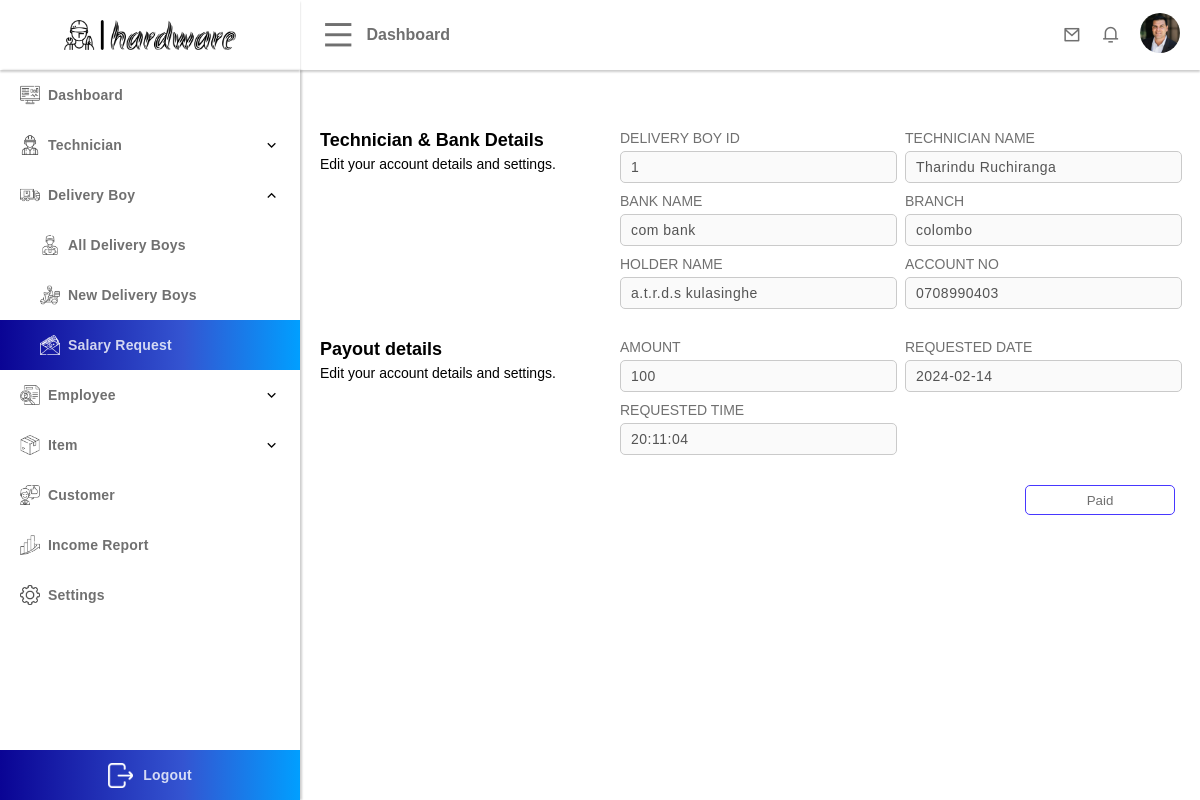
Screenshot of /public/admin/delivery-boy-salary-request-view.php?payment_id=2 (signed in) with the database file from the repository.
### tables this page shows
CREATE TABLE `user` (
  `user_id` int(50) NOT NULL,
  `first_name` varchar(100) NOT NULL,
  `last_name` varchar(100) NOT NULL,
  `email` varchar(200) NOT NULL,
  `phone_number` varchar(50) NOT NULL,
  `dob` varchar(255) NOT NULL,
  `house_no` varchar(50) NOT NULL,
  `state` varchar(50) NOT NULL,
  `city` varchar(50) NOT NULL,
  `account_type` varchar(50) NOT NULL,
  `profile_url` varchar(255) DEFAULT NULL,
  `password` varchar(255) NOT NULL,
  `security_question` int(11) DEFAULT NULL,
  `question_answer` varchar(255) DEFAULT NULL,
  `status` varchar(50) DEFAULT NULL,
  `activation_code` varchar(100) DEFAULT NULL,
  `latitude` varchar(50) DEFAULT NULL,
  `longitude` varchar(50) DEFAULT NULL
);

CREATE TABLE `delivery_boy` (
  `delivery_boy_id` int(50) NOT NULL,
  `user_id` int(50) NOT NULL,
  `nic_number` varchar(50) NOT NULL,
  `nic_image_url` varchar(255) NOT NULL,
  `vehicle_type` varchar(255) NOT NULL,
  `status` varchar(50) NOT NULL,
  `vehicle_number` varchar(50) NOT NULL,
  `vehicle_model` varchar(50) NOT NULL,
  `balance` double NOT NULL
);

CREATE TABLE `bank_details` (
  `bank_details_id` int(11) NOT NULL,
  `user_id` int(11) NOT NULL,
  `bank_name` varchar(255) NOT NULL,
  `branch` varchar(255) NOT NULL,
  `holder_name` varchar(255) NOT NULL,
  `account_no` varchar(255) NOT NULL
);

CREATE TABLE `payment` (
  `payment_id` int(11) NOT NULL,
  `user_id` int(11) NOT NULL,
  `date` date NOT NULL,
  `time` time NOT NULL,
  `amount` double NOT NULL,
  `status` varchar(100) NOT NULL
);

### template/user-data.php (called while the page is built, shortened)
<?php
if (isset($_SESSION['id'])) {
    if (!empty($_SESSION['id'])) {
        $user_user_id = $_SESSION['id'];
        $selectUserEmailQuery = "SELECT * FROM `user` WHERE `user_id`= '$user_user_id'";
        $resultUserEmail = $conn->query($selectUserEmailQuery);
        if ($resultUserEmail->num_rows > 0) {
            $userData = $resultUserEmail->fetch_assoc();
            $user_profile_url = $userData['profile_url'];
        }
    }
}

### public/admin/delivery-boy-salary-request-view.php (the view, shortened to what this page needs)
<?php
include "../../config/database.php";
include "../../template/user-data.php";
$payment_id = $_GET['payment_id'];
$first_name = $last_name =  $user_id = "";
$bank_details_id = $bank_name =  $branch = $holder_name = $account_no = "";
$delivery_boy_id = $date = $time =  $amount = "";
$selectQuery = "SELECT * FROM `payment` WHERE `payment_id` = '$payment_id' AND `status` = 'pending'";
$result = $conn->query($selectQuery);
if ($result->num_rows > 0) {
    $row = $result->fetch_assoc();
    $user_id = $row['user_id'];
    $date = $row['date'];
    $time = $row['time'];
    $amount = $row['amount'];
} else {
    header('location: delivery-boy-salary-request.php');
}
$selectUserQuery = "SELECT * FROM `user` WHERE `user_id` = $user_id";
$result = $conn->query($selectUserQuery);
if ($result->num_rows > 0) {
    $row = $result->fetch_assoc();
    $first_name = $row['first_name'];
    $last_name = $row['last_name'];
} else {
    header('location: delivery-boy-salary-request.php');
}
$selectBankQuery = "SELECT * FROM `bank_details` WHERE `user_id` = '$user_id'";
$result = $conn->query($selectBankQuery);
if ($result->num_rows > 0) {
    $row = $result->fetch_assoc();
    $bank_name = $row['bank_name'];
    $branch = $row['branch'];
    $holder_name = $row['holder_name'];
    $account_no = $row['account_no'];
}
$selectBankQuery = "SELECT * FROM `delivery_boy` WHERE `user_id` = '$user_id'";
$result = $conn->query($selectBankQuery);
if ($result->num_rows > 0) {
    $row = $result->fetch_assoc();
    $delivery_boy_id = $row['delivery_boy_id'];
}
?>
<!DOCTYPE html>
<html lang="en">
<head>
    <link rel="stylesheet" href="../assets/css/style.css">
    <link rel="stylesheet" href="../assets/css/dashboard-menu.css">
    <link rel="stylesheet" href="../assets/css/dashboard-nav.css">
    <link rel="stylesheet" href="../assets/css/dashboard-technician.css">
    <link rel="stylesheet" href="../assets/css/button.css">
    <link rel="stylesheet" href="../assets/css/card.css">
    <link rel="stylesheet" href="../assets/css/search.css">
    <link rel="stylesheet" href="../assets/css/input.css">
    <link rel="stylesheet" href="../assets/css/dashboard-profile.css">
    <link href="https://cdn.jsdelivr.net/npm/remixicon@4.0.0/fonts/remixicon.css" rel="stylesheet" />
</head>
<body>
    <div class="container">
        <?php
        include "../../template/dashboard-nav.php";
        ?>
        <aside class="active aside">
            <div class="menu">
            <?php
                include "../../template/dashboard-menu.php";
                ?>
                <div class="menu-content">
                    <div class="menu-links">
                        <div class="menu-link-button ">
                            <a href="./index.php">
                                <p><img src="../assets/images/ui/dashboard.png" alt="">Dashboard</p>
                            </a>
                        </div>
                        <div class="menu-link-button-2">
                            <div class="menu-link-button">
                                <p><img src="../assets/images/ui/booking.png" alt="">Technician</p>
                                <i class="ri-arrow-down-s-line"></i>
                            </div>
                        </div>
                        <div class="menu-link-button-2 active">
                            <div class="menu-link-button">
                                <p><img src="../assets/images/ui/delivery-boy.png" alt="">Delivery Boy</p>
                                <i class="ri-arrow-up-s-line"></i>
                            </div>
                            <div class="menu-hidden-list">
                                <div class="menu-link-button menu-hidden-button">
                                    <a href="./delivery-boys.php">
                                        <p><img src="../assets/images/ui/Courier.png" alt="">All Delivery Boys</p>
                                    </a>
                                </div>
                                <div class="menu-link-button menu-hidden-button">
                                    <a href="./new-delivery-boy.php">
                                        <p><img src="../assets/images/ui/new delivery boy.png" alt="">New Delivery Boys</p>
                                    </a>
                                </div>
                                <div class="menu-link-button menu-hidden-button active">
                                    <a href="./delivery-boy-salary-request.php">
                                        <p><img src="../assets/images/ui/salary-request.png" alt="">Salary Request</p>
                                    </a>
                                </div>
                            </div>
                        </div>
                        <div class="menu-link-button-2">
                            <div class="menu-link-button">
                                <p><img src="../assets/images/ui/employee.png" alt="">Employee</p>
                                <i class="ri-arrow-down-s-line"></i>
                            </div>
                        </div>
                        <div class="menu-link-button-2">
                            <div class="menu-link-button">
                                <p><img src="../assets/images/ui/item.png" alt="">Item</p>
                                <i class="ri-arrow-down-s-line"></i>
                            </div>
                        </div>
                        <div class="menu-link-button">
                            <a href="./customers.php">
                                <p><img src="../assets/images/ui/customer.png" alt="">Customer</p>
                            </a>
                        </div>
                        <div class="menu-link-button">
                            <a href="./income.php">
                                <p><img src="../assets/images/ui/income.png" alt="">Income Report</p>
                            </a>
                        </div>
                        <div class="menu-link-button">
                            <a href="./settings.php">
                                <p><img src="../assets/images/ui/Settings.png" alt="">Settings</p>
                            </a>
                        </div>
                    </div>
                    <div class="menu-logout">
                        <a href="../logout.php">
                            <p><img src="../assets/images/ui/Exit.png" alt="">Logout</p>
                        </a>
                    </div>
                </div>
            </div>
        </aside>
        <section class="active section">
            <div class="content">
                <form class="profile" method="POST">
                    <div class="profile-content">
                        <div class="profile-content-1">
                            <h1>Technician & Bank Details</h1>
                            <p>Edit your account details and settings.</p>
                        </div>
                        <div class="profile-content-2">
                            <div class="input-content">
                                <div class="input-two-content">
                                    <div class="input-two-content-1">
                                        <p>DELIVERY BOY ID</p>
                                        <input type="text" name="" disabled value="<?php echo $delivery_boy_id ?>">
                                    </div>
                                    <div class="input-two-content-2">
                                        <p>TECHNICIAN NAME</p>
                                        <input type="text" name="" disabled value="<?php echo $first_name . " " . $last_name ?>">
                                    </div>
                                </div>
                                <div class="input-two-content">
                                    <div class="input-two-content-1">
                                        <p>BANK NAME</p>
                                        <input type="text" name="" disabled value="<?php echo $bank_name ?>">
                                    </div>
                                    <div class="input-two-content-2">
                                        <p>BRANCH</p>
                                        <input type="text" name="" disabled value="<?php echo $branch ?>">
                                    </div>
                                </div>
                                <div class="input-two-content">
                                    <div class="input-two-content-1">
                                        <p>HOLDER NAME</p>
                                        <input type="text" name="" disabled value="<?php echo $holder_name ?>">
                                    </div>
                                    <div class="input-two-content-2">
                                        <p>ACCOUNT NO</p>
                                        <input type="text" name="" disabled value="<?php echo $account_no ?>">
                                    </div>
                                </div>
                            </div>
                        </div>
                    </div>
                    <div class="profile-content margin-top-20">
                        <div class="profile-content-1">
                            <h1>Payout details</h1>
                            <p>Edit your account details and settings.</p>
                        </div>
                        <div class="profile-content-2">
                            <div class="input-content">
                                <div class="input-two-content">
                                    <div class="input-two-content-1">
                                        <p>AMOUNT</p>
                                        <input type="text" name="" disabled value="<?php echo $amount ?>">
                                    </div>
                                    <div class="input-two-content-2">
                                        <p>REQUESTED DATE</p>
                                        <input type="text" name="" disabled value="<?php echo $date ?>">
                                    </div>
                                </div>
                                <div class="input-two-content">
                                    <div class="input-two-content-1">
                                        <p>REQUESTED TIME</p>
                                        <input type="text" name="" disabled value="<?php echo $time ?>">
                                    </div>
                                </div>
                                <div class="right-button margin-top-30">
                                    <input type="submit" value="Paid" name="paid">
                                </div>
                            </div>
                        </div>
                    </div>
                </form>
            </div>
        </section>
    </div>
</body>
</html>

### template/dashboard-nav.php (shortened to what this page needs)
<?php
$this_profile_url = "";
if(isset($_SESSION['id']) && isset($_SESSION['account_type'])){
    if ($_SESSION['account_type'] == "customer") {
        $this_profile_url = "../assets/images/customer/".$user_profile_url;
    } else if ($_SESSION['account_type'] == "cashier") {
        $this_profile_url = "../assets/images/cashier/".$user_profile_url;
    } else if ($_SESSION['account_type'] == "technician") {
        $this_profile_url = "../assets/images/technician/".$user_profile_url;
    } else if ($_SESSION['account_type'] == "delivery_boy") {
        $this_profile_url = "../assets/images/delivery-boy/".$user_profile_url;
    } else if ($_SESSION['account_type'] == "admin") {
        $this_profile_url = "../assets/images/admin/".$user_profile_url;
    } else if ($_SESSION['account_type'] == "technical_team") {
        $this_profile_url = "../assets/images/technical_team/".$user_profile_url;
    }
}
?>
<!DOCTYPE html>
<html lang="en">
<head>
</head>
<body>
    <nav class="active nav">
        <div class="nav-content">
            <div class="nav-content-1">
                <i class="ri-menu-line " id="dashboard-menu-icon"></i>
                <p>Dashboard</p>
            </div>
            <div class="nav-content-2">
                <a href="./message.php">
                    <i class="ri-mail-line"></i>
                </a>
                <a href="">
                    <i class="ri-notification-3-line"></i>
                </a>
                <a href="./settings.php">
                    <img src="<?php echo $this_profile_url?>" alt="">
                </a>
            </div>
        </div>
    </nav>
</body>
</html>

### rows the page displays
user: profile_url (picture)
delivery_boy: delivery_boy_id "1"
user: first_name+last_name "Tharindu Ruchiranga"
bank_details: bank_name "com bank", branch "colombo", holder_name "a.t.r.d.s kulasinghe", account_no "0708990403"
payment: amount "100", date "2024-02-14", time "20:11:04"
